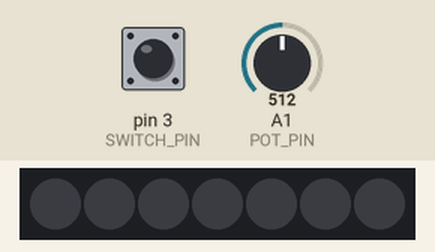
Recording of a sketch running on a simulated Arduino Uno, built with avr-gcc and run on an emulated ATmega328P. Shown: 7 RGB LEDs in strip order, left to right. The inputs (shaded band) are chosen by the test bench; at power-on: pin 3 (SWITCH_PIN) HIGH, A1 (POT_PIN) = 512. Random numbers use the default seed unless the sketch sets one.

Above: at 1.2 s.
1.3 s: pin 3 (SWITCH_PIN) pulled LOW for 0.25 s
At 1.75 s:
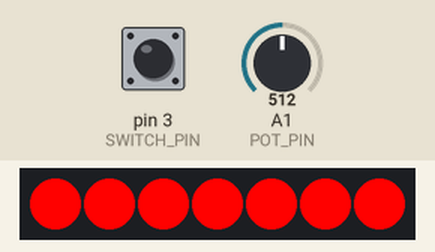
4.0 s: A1 (POT_PIN) set to 716
At 4.21 s:
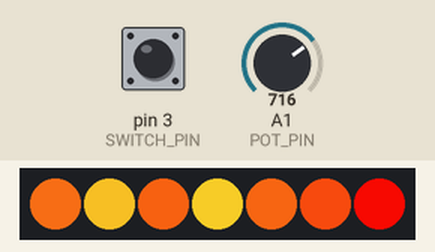
7.0 s: A1 (POT_PIN) set to 511
At 7.29 s:
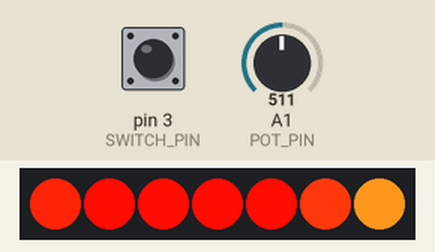
8.6 s: pin 3 (SWITCH_PIN) pulled LOW for 1 s
At 10.6 s:
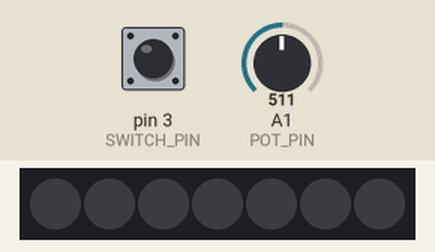
Timing chart, 0 to 12.1 s (numbered marks = the images above; inputs shaded):
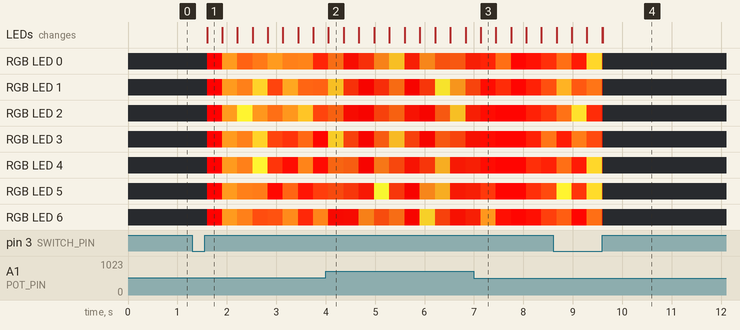

The sketch:

hand3.ino
```cpp
// (licence header left out)
#include <Adafruit_NeoPixel.h>
#include <avr/power.h>

// Which pin on the Arduino is connected to the NeoPixels?
#define OUT_PIN      0

#define POT_PIN      1

#define SWITCH_PIN   3

#define SLEEP_DELAY  200

// How many NeoPixels are attached to the Arduino?
#define NUMPIXELS      7
#define LAST           NUMPIXELS-1

Adafruit_NeoPixel pixels = Adafruit_NeoPixel(NUMPIXELS, OUT_PIN, NEO_GRB + NEO_KHZ800);

int delayval = 10;
double rise = 0.07;
double fall = 0.02;
double dropoff = 0.25;
double minLevel = 0.15;
int choose = 120;
double potMax = 850;

double levels [NUMPIXELS];
double goals [NUMPIXELS];

boolean hasBeenPressed = false;
int previousButton;

boolean on = false;

void setup() {
  if(F_CPU == 16000000) clock_prescale_set(clock_div_1);

  pixels.begin(); // This initializes the NeoPixel library.

  pinMode(SWITCH_PIN, INPUT_PULLUP);

  for(int i=0; i<NUMPIXELS; i++) {
    levels[i] = 0;
    goals[i] = 1;
  }
}

void pullAdjacent(int i, double pull) {
  i = ((i<0)? LAST : i);
  i = (i>LAST)? 0 : i;

  double level = pull - dropoff;
  if (goals[i] < level) {
    goals[i] = level;
    pullAdjacent(i-1, level);
    pullAdjacent(i+1, level);
  }
}

void fire() {
  for(int i=0;i<NUMPIXELS;i++){
    double level = levels[i];

    if (level < goals[i]) {
      level = min(level + rise, 1);
    }
    else {
      goals[i] = 0;
      level = max(level - fall, minLevel);
    }

    //    Serial.println(levels[i]);
    int r = random(choose);
    if (r == 0 || (i >= 30 && i <= 31 && r < (choose/10))) {
      double goal = random(level * 1000, 1000) / 1000.0;
      goals[i] = 1;
      pullAdjacent(i-1, 1);
      pullAdjacent(i+1, 1);
    }

    levels[i] = level;
    pixels.setPixelColor(i, pixels.Color(255, 255 * level * level, 50 * level * level));

  }
}

boolean buttonPressed() {
  boolean pressed = false;

  int button = digitalRead(SWITCH_PIN);

  //If we detected a button press last cycle  and it's still pressed, go for it!
  if (hasBeenPressed && button == HIGH) {
    pressed = true;
    //Reset the watcher
    hasBeenPressed = false;
  }

  //The button just went down. Don't do anything until we've confirmed it's still down next cycle.
  if (button == LOW && previousButton == HIGH) {
    hasBeenPressed = true;
  }

  previousButton = button;

  return pressed;
}

void loop() {

  if (buttonPressed()) {
    on = !on;

    if (!on) {
      pixels.setBrightness(0);
      pixels.show();
    }
  }

  if (!on) {
    delay(SLEEP_DELAY);
    return;
  }

  int flex = analogRead(POT_PIN);
  //map(flex, 650, 800, 0, 255);
  int brightness = map(flex, 700, 850, 0, 255);
  brightness = 255 - constrain(brightness, 0, 255);
  pixels.setBrightness(brightness);

  fire();

  pixels.show(); // This sends the updated pixel color to the hardware.

  delay(delayval); // Delay for a period of time (in milliseconds).
}
```
